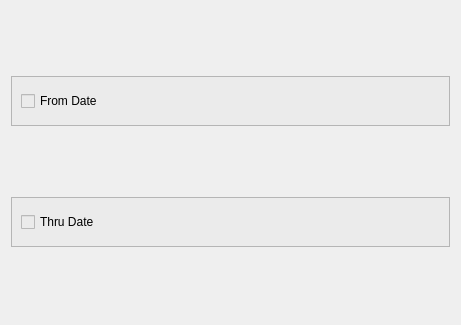
                       <widget class="QWidget" name="scrollAreaWidgetContents_2">
                        <property name="geometry">
                         <rect>
                          <x>0</x>
                          <y>0</y>
                          <width>461</width>
                          <height>325</height>
                         </rect>
                        </property>
                        <layout class="QVBoxLayout" name="verticalLayout_8">
                         <item>
                          <widget class="QFrame" name="frame_13">
                           <property name="maximumSize">
                            <size>
                             <width>16777215</width>
                             <height>50</height>
                            </size>
                           </property>
                           <property name="styleSheet">
                            <string notr="true">background-color: rgb(235, 235, 235);
</string>
                           </property>
                           <property name="frameShape">
                            <enum>QFrame::StyledPanel</enum>
                           </property>
                           <property name="frameShadow">
                            <enum>QFrame::Raised</enum>
                           </property>
                           <layout class="QHBoxLayout" name="horizontalLayout_5">
                            <item>
                             <widget class="QCheckBox" name="checkBox">
                              <property name="text">
                               <string>From Date</string>
                              </property>
                             </widget>
                            </item>
                           </layout>
                          </widget>
                         </item>
                         <item>
                          <widget class="QFrame" name="frame_14">
                           <property name="maximumSize">
                            <size>
                             <width>16777215</width>
                             <height>50</height>
                            </size>
                           </property>
                           <property name="styleSheet">
                            <string notr="true">background-color: rgb(235, 235, 235);
</string>
                           </property>
                           <property name="frameShape">
                            <enum>QFrame::StyledPanel</enum>
                           </property>
                           <property name="frameShadow">
                            <enum>QFrame::Raised</enum>
                           </property>
                           <layout class="QHBoxLayout" name="horizontalLayout_6">
                            <item>
                             <widget class="QCheckBox" name="checkBox_2">
                              <property name="text">
                               <string>Thru Date</string>
                              </property>
                             </widget>
                            </item>
                           </layout>
                          </widget>
                         </item>
                        </layout>
                       </widget>
